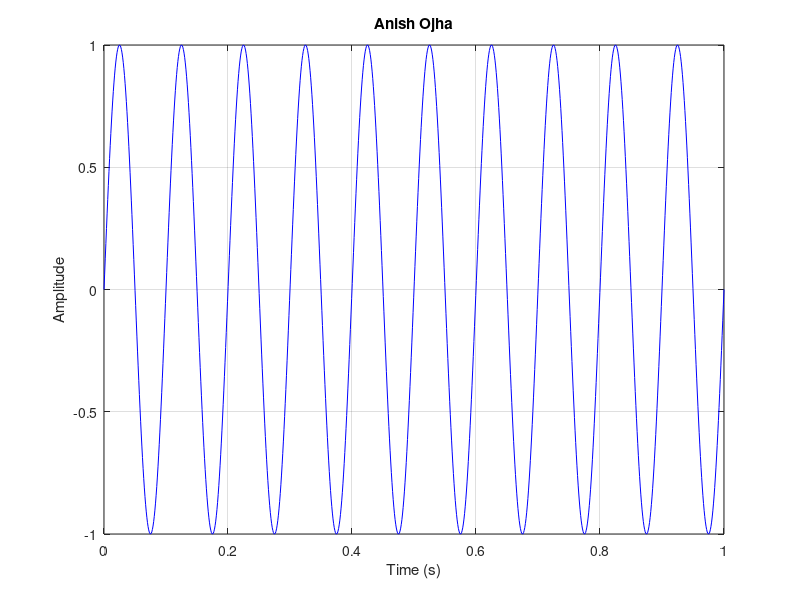

The MATLAB script that drew this image:
% Define parameters
f = 10; % Frequency of the sine wave in Hertz
A = 1; % Amplitude of the sine wave
duration = 1; % Duration of the sine wave in seconds
fs = 1000; % Sampling rate in samples per second

% Generate time vector
t = linspace(0, duration, duration * fs);

% Generate sine wave
y = A * sin(2 * pi * f * t);

% Plot the sine wave
plot(t, y, 'b');
xlabel('Time (s)');
ylabel('Amplitude');
title('Anish Ojha');
grid on;
